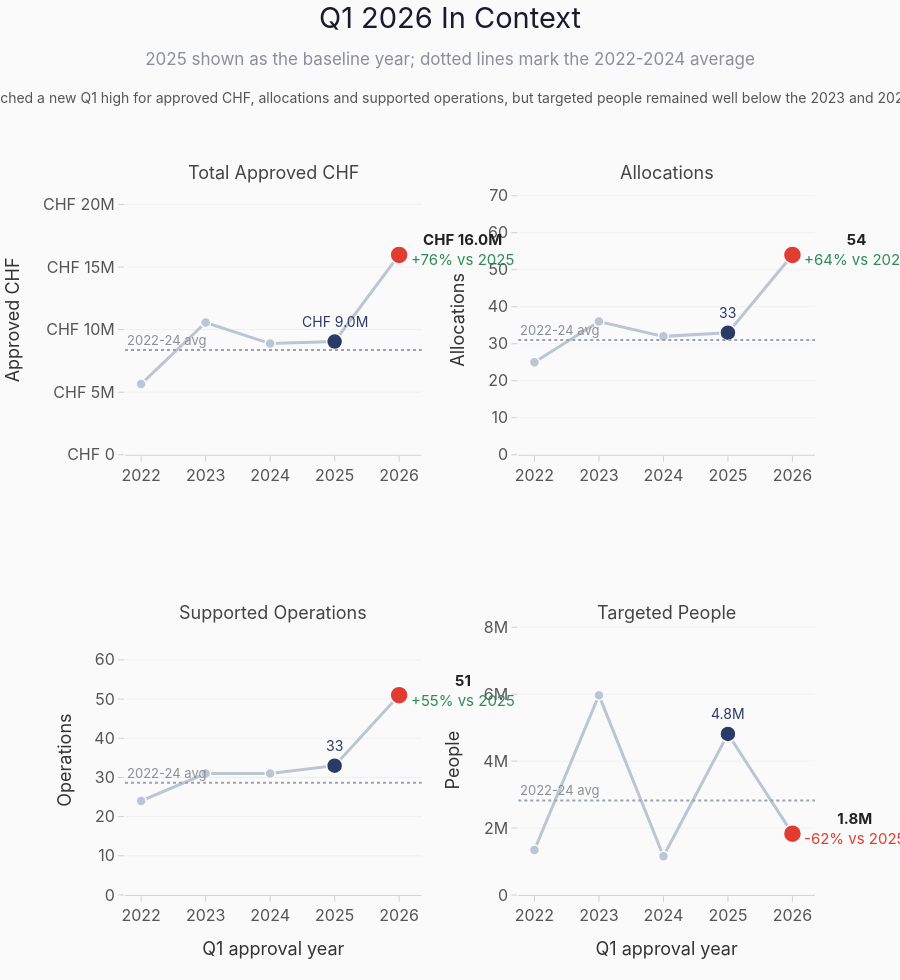

Notebook source saved alongside this figure:
### Markdown cell above
## Slide 3

This slide now uses historical context small multiples. Each panel shows the 2022 to 2026 Q1 series, keeps 2025 as the immediate baseline, and highlights 2026 so the audience can see whether the latest value is a continuation or a step change.

### Code cell
# ── Slide 3: Q1 2026 in context — historical small multiples ─────────────────
slide3_yearly = (
    q1_history[q1_history['approval_year'].between(2022, 2026)]
    .groupby('approval_year')
    .agg(
        total_approved_chf=('total_approved_chf', 'sum'),
        allocations=('appeal_id', 'count'),
        supported_operations=('appeal_id', 'nunique'),
        targeted_people=('targeted_people', lambda values: values.sum(min_count=1)),
    )
    .reset_index()
)

slide3_specs = [
    {'column': 'total_approved_chf', 'label': 'Total Approved CHF', 'formatter': 'chf', 'axis_title': 'Approved CHF'},
    {'column': 'allocations', 'label': 'Allocations', 'formatter': 'count', 'axis_title': 'Allocations'},
    {'column': 'supported_operations', 'label': 'Supported Operations', 'formatter': 'count', 'axis_title': 'Operations'},
    {'column': 'targeted_people', 'label': 'Targeted People', 'formatter': 'people', 'axis_title': 'People'},
]


def slide3_metric_text(value, formatter):
    if formatter == 'chf':
        return human_chf(value)
    return human_number(value)


fig = make_subplots(
    rows=2,
    cols=2,
    subplot_titles=[spec['label'] for spec in slide3_specs],
    horizontal_spacing=0.14,
    vertical_spacing=0.24,
)

for index, spec in enumerate(slide3_specs, start=1):
    row = 1 if index <= 2 else 2
    col = 1 if index in [1, 3] else 2

    series = slide3_yearly[['approval_year', spec['column']]].copy()
    avg_2022_2024 = series.loc[series['approval_year'].between(2022, 2024), spec['column']].mean()
    value_2025 = float(series.loc[series['approval_year'].eq(2025), spec['column']].iloc[0])
    value_2026 = float(series.loc[series['approval_year'].eq(2026), spec['column']].iloc[0])
    delta_pct = np.nan if value_2025 == 0 else (value_2026 - value_2025) / value_2025
    delta_text = 'n/a' if np.isnan(delta_pct) else f'{delta_pct:+.0%} vs 2025'
    delta_color = '#2e8b57' if (not np.isnan(delta_pct) and delta_pct >= 0) else IFRC_RED

    fig.add_trace(
        go.Scatter(
            x=series['approval_year'],
            y=series[spec['column']],
            mode='lines+markers',
            line={'color': '#BCC5D3', 'width': 3},
            marker={
                'size': 10,
                'color': '#BCC5D3',
                'line': {'color': FLR_PAPER, 'width': 1.5},
            },
            showlegend=False,
            hoverinfo='skip',
        ),
        row=row,
        col=col,
    )

    fig.add_trace(
        go.Scatter(
            x=[2025],
            y=[value_2025],
            mode='markers',
            marker={'size': 16, 'color': NAVY, 'line': {'color': FLR_PAPER, 'width': 1.5}},
            showlegend=False,
            hoverinfo='skip',
        ),
        row=row,
        col=col,
    )

    fig.add_trace(
        go.Scatter(
            x=[2026],
            y=[value_2026],
            mode='markers',
            marker={'size': 18, 'color': IFRC_RED, 'line': {'color': FLR_PAPER, 'width': 1.5}},
            showlegend=False,
            hoverinfo='skip',
        ),
        row=row,
        col=col,
    )

    fig.add_hline(
        y=avg_2022_2024,
        line_dash='dot',
        line_color='#9AA3B2',
        line_width=2,
        annotation_text='2022-24 avg',
        annotation_position='top left',
        annotation_font={'size': 13, 'color': FLR_MUTED, 'family': FLR_FONT},
        row=row,
        col=col,
    )

    fig.add_annotation(
        x=2025,
        y=value_2025,
        text=slide3_metric_text(value_2025, spec['formatter']),
        showarrow=False,
        yshift=20,
        font={'size': 14, 'color': NAVY, 'family': FLR_FONT},
        row=row,
        col=col,
    )

    fig.add_annotation(
        x=2026,
        y=value_2026,
        text=(
            f'<b>{slide3_metric_text(value_2026, spec["formatter"])}</b><br>'
            f'<span style="color:{delta_color};">{delta_text}</span>'
        ),
        showarrow=False,
        xanchor='left',
        xshift=10,
        yshift=5,
        font={'size': 15, 'color': INK, 'family': FLR_FONT},
        row=row,
        col=col,
    )

    axis_overrides = {}
    if spec['formatter'] == 'chf':
        axis_overrides = {'tickformat': '~s', 'tickprefix': 'CHF '}
    elif spec['formatter'] == 'people':
        axis_overrides = {'tickformat': '~s'}
    else:
        axis_overrides = {'tickformat': ',d'}

    fig.update_xaxes(
        **flr_xaxis('Q1 approval year' if row == 2 else ''),
        tickmode='array',
        tickvals=[2022, 2023, 2024, 2025, 2026],
        range=[2021.75, 2026.35],
        row=row,
        col=col,
    )
    fig.update_yaxes(
        **flr_yaxis(spec['axis_title'], range=[0, series[spec['column']].max() * 1.35], **axis_overrides),
        row=row,
        col=col,
    )

for annotation in fig.layout.annotations:
    if annotation.text in [spec['label'] for spec in slide3_specs]:
        annotation.update(font={'size': 18, 'color': '#444', 'family': FLR_FONT})

fig.update_layout(
    **flr_layout(
        'Q1 2026 In Context',
        subtitle='2025 shown as the baseline year; dotted lines mark the 2022-2024 average',
        height=980,
        margin_l=85,
        margin_r=85,
        margin_t=185,
        margin_b=85,
    ),
)

# Append insight as a 3rd title line — sits below subtitle, above the charts
fig.layout.title.text += (
    f'<br><span style="font-size:14px;color:#555;">'
    '2026 reached a new Q1 high for approved CHF, allocations and supported operations, '
    'but targeted people remained well below the 2023 and 2025 peaks.</span>'
)

save_figure(fig, 'slide_03_q1_comparison_panels', width=1400, height=980)
fig

### Figure 1 — Plotly figure (JSON) as saved in the notebook; plotly's stock layout.template omitted (floating-point values rounded to 4 significant figures)
{"data": [{"hoverinfo": "skip", "line": {"color": "#BCC5D3", "width": 3}, "marker": {"color": "#BCC5D3", "line": {"color": "#fafafa", "width": 1.5}, "size": 10}, "mode": "lines+markers", "showlegend": false, "type": "scatter", "x": [2022, 2023, 2024, 2025, 2026], "xaxis": "x", "y": [5646330, 10566140, 8883256, 9047619, 15962603], "yaxis": "y"}, {"hoverinfo": "skip", "marker": {"color": "#2B3A67", "line": {"color": "#fafafa", "width": 1.5}, "size": 16}, "mode": "markers", "showlegend": false, "type": "scatter", "x": [2025], "xaxis": "x", "y": [9047619], "yaxis": "y"}, {"hoverinfo": "skip", "marker": {"color": "#E03C31", "line": {"color": "#fafafa", "width": 1.5}, "size": 18}, "mode": "markers", "showlegend": false, "type": "scatter", "x": [2026], "xaxis": "x", "y": [15962603], "yaxis": "y"}, {"hoverinfo": "skip", "line": {"color": "#BCC5D3", "width": 3}, "marker": {"color": "#BCC5D3", "line": {"color": "#fafafa", "width": 1.5}, "size": 10}, "mode": "lines+markers", "showlegend": false, "type": "scatter", "x": [2022, 2023, 2024, 2025, 2026], "xaxis": "x2", "y": [25, 36, 32, 33, 54], "yaxis": "y2"}, {"hoverinfo": "skip", "marker": {"color": "#2B3A67", "line": {"color": "#fafafa", "width": 1.5}, "size": 16}, "mode": "markers", "showlegend": false, "type": "scatter", "x": [2025], "xaxis": "x2", "y": [33], "yaxis": "y2"}, {"hoverinfo": "skip", "marker": {"color": "#E03C31", "line": {"color": "#fafafa", "width": 1.5}, "size": 18}, "mode": "markers", "showlegend": false, "type": "scatter", "x": [2026], "xaxis": "x2", "y": [54], "yaxis": "y2"}, {"hoverinfo": "skip", "line": {"color": "#BCC5D3", "width": 3}, "marker": {"color": "#BCC5D3", "line": {"color": "#fafafa", "width": 1.5}, "size": 10}, "mode": "lines+markers", "showlegend": false, "type": "scatter", "x": [2022, 2023, 2024, 2025, 2026], "xaxis": "x3", "y": [24, 31, 31, 33, 51], "yaxis": "y3"}, {"hoverinfo": "skip", "marker": {"color": "#2B3A67", "line": {"color": "#fafafa", "width": 1.5}, "size": 16}, "mode": "markers", "showlegend": false, "type": "scatter", "x": [2025], "xaxis": "x3", "y": [33], "yaxis": "y3"}, {"hoverinfo": "skip", "marker": {"color": "#E03C31", "line": {"color": "#fafafa", "width": 1.5}, "size": 18}, "mode": "markers", "showlegend": false, "type": "scatter", "x": [2026], "xaxis": "x3", "y": [51], "yaxis": "y3"}, {"hoverinfo": "skip", "line": {"color": "#BCC5D3", "width": 3}, "marker": {"color": "#BCC5D3", "line": {"color": "#fafafa", "width": 1.5}, "size": 10}, "mode": "lines+markers", "showlegend": false, "type": "scatter", "x": [2022, 2023, 2024, 2025, 2026], "xaxis": "x4", "y": [1344000.0, 5970000.0, 1157000.0, 4810000.0, 1833000.0], "yaxis": "y4"}, {"hoverinfo": "skip", "marker": {"color": "#2B3A67", "line": {"color": "#fafafa", "width": 1.5}, "size": 16}, "mode": "markers", "showlegend": false, "type": "scatter", "x": [2025], "xaxis": "x4", "y": [4810331], "yaxis": "y4"}, {"hoverinfo": "skip", "marker": {"color": "#E03C31", "line": {"color": "#fafafa", "width": 1.5}, "size": 18}, "mode": "markers", "showlegend": false, "type": "scatter", "x": [2026], "xaxis": "x4", "y": [1833048], "yaxis": "y4"}], "layout": {"annotations": [{"font": {"color": "#444", "family": "Inter, Segoe UI, Helvetica Neue, Arial, sans-serif", "size": 18}, "showarrow": false, "text": "Total Approved CHF", "x": 0.215, "xanchor": "center", "xref": "paper", "y": 1, "yanchor": "bottom", "yref": "paper"}, {"font": {"color": "#444", "family": "Inter, Segoe UI, Helvetica Neue, Arial, sans-serif", "size": 18}, "showarrow": false, "text": "Allocations", "x": 0.785, "xanchor": "center", "xref": "paper", "y": 1, "yanchor": "bottom", "yref": "paper"}, {"font": {"color": "#444", "family": "Inter, Segoe UI, Helvetica Neue, Arial, sans-serif", "size": 18}, "showarrow": false, "text": "Supported Operations", "x": 0.215, "xanchor": "center", "xref": "paper", "y": 0.38, "yanchor": "bottom", "yref": "paper"}, {"font": {"color": "#444", "family": "Inter, Segoe UI, Helvetica Neue, Arial, sans-serif", "size": 18}, "showarrow": false, "text": "Targeted People", "x": 0.785, "xanchor": "center", "xref": "paper", "y": 0.38, "yanchor": "bottom", "yref": "paper"}, {"font": {"color": "#8a8f98", "family": "Inter, Segoe UI, Helvetica Neue, Arial, sans-serif", "size": 13}, "showarrow": false, "text": "2022-24 avg", "x": 0, "xanchor": "left", "xref": "x domain", "y": 8365242, "yanchor": "bottom", "yref": "y"}, {"font": {"color": "#2B3A67", "family": "Inter, Segoe UI, Helvetica Neue, Arial, sans-serif", "size": 14}, "showarrow": false, "text": "CHF 9.0M", "x": 2025, "xref": "x", "y": 9047619, "yref": "y", "yshift": 20}, {"font": {"color": "#222222", "family": "Inter, Segoe UI, Helvetica Neue, Arial, sans-serif", "size": 15}, "showarrow": false, "text": "<b>CHF 16.0M</b><br><span style=\"color:#2e8b57;\">+76% vs 2025</span>", "x": 2026, "xanchor": "left", "xref": "x", "xshift": 10, "y": 15962603, "yref": "y", "yshift": 5}, {"font": {"color": "#8a8f98", "family": "Inter, Segoe UI, Helvetica Neue, Arial, sans-serif", "size": 13}, "showarrow": false, "text": "2022-24 avg", "x": 0, "xanchor": "left", "xref": "x2 domain", "y": 31, "yanchor": "bottom", "yref": "y2"}, {"font": {"color": "#2B3A67", "family": "Inter, Segoe UI, Helvetica Neue, Arial, sans-serif", "size": 14}, "showarrow": false, "text": "33", "x": 2025, "xref": "x2", "y": 33, "yref": "y2", "yshift": 20}, {"font": {"color": "#222222", "family": "Inter, Segoe UI, Helvetica Neue, Arial, sans-serif", "size": 15}, "showarrow": false, "text": "<b>54</b><br><span style=\"color:#2e8b57;\">+64% vs 2025</span>", "x": 2026, "xanchor": "left", "xref": "x2", "xshift": 10, "y": 54, "yref": "y2", "yshift": 5}, {"font": {"color": "#8a8f98", "family": "Inter, Segoe UI, Helvetica Neue, Arial, sans-serif", "size": 13}, "showarrow": false, "text": "2022-24 avg", "x": 0, "xanchor": "left", "xref": "x3 domain", "y": 28.67, "yanchor": "bottom", "yref": "y3"}, {"font": {"color": "#2B3A67", "family": "Inter, Segoe UI, Helvetica Neue, Arial, sans-serif", "size": 14}, "showarrow": false, "text": "33", "x": 2025, "xref": "x3", "y": 33, "yref": "y3", "yshift": 20}, {"font": {"color": "#222222", "family": "Inter, Segoe UI, Helvetica Neue, Arial, sans-serif", "size": 15}, "showarrow": false, "text": "<b>51</b><br><span style=\"color:#2e8b57;\">+55% vs 2025</span>", "x": 2026, "xanchor": "left", "xref": "x3", "xshift": 10, "y": 51, "yref": "y3", "yshift": 5}, {"font": {"color": "#8a8f98", "family": "Inter, Segoe UI, Helvetica Neue, Arial, sans-serif", "size": 13}, "showarrow": false, "text": "2022-24 avg", "x": 0, "xanchor": "left", "xref": "x4 domain", "y": 2823000.0, "yanchor": "bottom", "yref": "y4"}, {"font": {"color": "#2B3A67", "family": "Inter, Segoe UI, Helvetica Neue, Arial, sans-serif", "size": 14}, "showarrow": false, "text": "4.8M", "x": 2025, "xref": "x4", "y": 4810331, "yref": "y4", "yshift": 20}, {"font": {"color": "#222222", "family": "Inter, Segoe UI, Helvetica Neue, Arial, sans-serif", "size": 15}, "showarrow": false, "text": "<b>1.8M</b><br><span style=\"color:#E03C31;\">-62% vs 2025</span>", "x": 2026, "xanchor": "left", "xref": "x4", "xshift": 10, "y": 1833048, "yref": "y4", "yshift": 5}], "font": {"color": "#444444", "family": "Inter, Segoe UI, Helvetica Neue, Arial, sans-serif", "size": 15}, "height": 980, "hoverlabel": {"bgcolor": "white", "bordercolor": "#ddd", "font": {"family": "Inter, Segoe UI, Helvetica Neue, Arial, sans-serif", "size": 13}}, "margin": {"b": 85, "l": 85, "r": 85, "t": 185}, "paper_bgcolor": "#fafafa", "plot_bgcolor": "#fafafa", "shapes": [{"line": {"color": "#9AA3B2", "dash": "dot", "width": 2}, "type": "line", "x0": 0, "x1": 1, "xref": "x domain", "y0": 8365242, "y1": 8365242, "yref": "y"}, {"line": {"color": "#9AA3B2", "dash": "dot", "width": 2}, "type": "line", "x0": 0, "x1": 1, "xref": "x2 domain", "y0": 31, "y1": 31, "yref": "y2"}, {"line": {"color": "#9AA3B2", "dash": "dot", "width": 2}, "type": "line", "x0": 0, "x1": 1, "xref": "x3 domain", "y0": 28.67, "y1": 28.67, "yref": "y3"}, {"line": {"color": "#9AA3B2", "dash": "dot", "width": 2}, "type": "line", "x0": 0, "x1": 1, "xref": "x4 domain", "y0": 2823000.0, "y1": 2823000.0, "yref": "y4"}], "title": {"font": {"color": "#1a1a2e", "family": "Inter, Segoe UI Semibold, Inter, Segoe UI, Helvetica Neue, Arial, sans-serif", "size": 29}, "pad": {"b": 26, "t": 8}, "text": "Q1 2026 In Context<br><span style=\"font-size:17px;color:#8a8f98;\">2025 shown as the baseline year; dotted lines mark the 2022-2024 average</span><br><span style=\"font-size:14px;color:#555;\">2026 reached a new Q1 high for approved CHF, allocations and supported operations, but targeted people remained well below the 2023 and 2025 peaks.</span>", "x": 0.5, "xanchor": "center", "y": 0.98, "yanchor": "top"}, "xaxis": {"anchor": "y", "automargin": true, "domain": [0, 0.43], "linecolor": "#d0d0d0", "linewidth": 0.9, "range": [2022.0, 2026.0], "showgrid": false, "showline": true, "tickcolor": "#d0d0d0", "tickfont": {"color": "#555555", "family": "Inter, Segoe UI, Helvetica Neue, Arial, sans-serif", "size": 16}, "ticklen": 6, "tickmode": "array", "ticks": "outside", "tickvals": [2022, 2023, 2024, 2025, 2026], "tickwidth": 1, "title": {"font": {"color": "#333333", "family": "Inter, Segoe UI, Helvetica Neue, Arial, sans-serif", "size": 18}, "standoff": 18, "text": ""}, "zeroline": false}, "xaxis2": {"anchor": "y2", "automargin": true, "domain": [0.57, 1], "linecolor": "#d0d0d0", "linewidth": 0.9, "range": [2022.0, 2026.0], "showgrid": false, "showline": true, "tickcolor": "#d0d0d0", "tickfont": {"color": "#555555", "family": "Inter, Segoe UI, Helvetica Neue, Arial, sans-serif", "size": 16}, "ticklen": 6, "tickmode": "array", "ticks": "outside", "tickvals": [2022, 2023, 2024, 2025, 2026], "tickwidth": 1, "title": {"font": {"color": "#333333", "family": "Inter, Segoe UI, Helvetica Neue, Arial, sans-serif", "size": 18}, "standoff": 18, "text": ""}, "zeroline": false}, "xaxis3": {"anchor": "y3", "automargin": true, "domain": [0, 0.43], "linecolor": "#d0d0d0", "linewidth": 0.9, "range": [2022.0, 2026.0], "showgrid": false, "showline": true, "tickcolor": "#d0d0d0", "tickfont": {"color": "#555555", "family": "Inter, Segoe UI, Helvetica Neue, Arial, sans-serif", "size": 16}, "ticklen": 6, "tickmode": "array", "ticks": "outside", "tickvals": [2022, 2023, 2024, 2025, 2026], "tickwidth": 1, "title": {"font": {"color": "#333333", "family": "Inter, Segoe UI, Helvetica Neue, Arial, sans-serif", "size": 18}, "standoff": 18, "text": "Q1 approval year"}, "zeroline": false}, "xaxis4": {"anchor": "y4", "automargin": true, "domain": [0.57, 1], "linecolor": "#d0d0d0", "linewidth": 0.9, "range": [2022.0, 2026.0], "showgrid": false, "showline": true, "tickcolor": "#d0d0d0", "tickfont": {"color": "#555555", "family": "Inter, Segoe UI, Helvetica Neue, Arial, sans-serif", "size": 16}, "ticklen": 6, "tickmode": "array", "ticks": "outside", "tickvals": [2022, 2023, 2024, 2025, 2026], "tickwidth": 1, "title": {"font": {"color": "#333333", "family": "Inter, Segoe UI, Helvetica Neue, Arial, sans-serif", "size": 18}, "standoff": 18, "text": "Q1 approval year"}, "zeroline": false}, "yaxis": {"anchor": "x", "automargin": true, "domain": [0.62, 1], "gridcolor": "#e8e8e8", "gridwidth": 0.6, "range": [0, 21550000.0], "showgrid": true, "showline": false, "tickcolor": "#d0d0d0", "tickfont": {"color": "#555555", "family": "Inter, Segoe UI, Helvetica Neue, Arial, sans-serif", "size": 16}, "tickformat": "~s", "ticklen": 6, "tickprefix": "CHF ", "ticks": "outside", "tickwidth": 1, "title": {"font": {"color": "#333333", "family": "Inter, Segoe UI, Helvetica Neue, Arial, sans-serif", "size": 18}, "standoff": 18, "text": "Approved CHF"}, "zeroline": false}, "yaxis2": {"anchor": "x2", "automargin": true, "domain": [0.62, 1], "gridcolor": "#e8e8e8", "gridwidth": 0.6, "range": [0, 72.9], "showgrid": true, "showline": false, "tickcolor": "#d0d0d0", "tickfont": {"color": "#555555", "family": "Inter, Segoe UI, Helvetica Neue, Arial, sans-serif", "size": 16}, "tickformat": ",d", "ticklen": 6, "ticks": "outside", "tickwidth": 1, "title": {"font": {"color": "#333333", "family": "Inter, Segoe UI, Helvetica Neue, Arial, sans-serif", "size": 18}, "standoff": 18, "text": "Allocations"}, "zeroline": false}, "yaxis3": {"anchor": "x3", "automargin": true, "domain": [0, 0.38], "gridcolor": "#e8e8e8", "gridwidth": 0.6, "range": [0, 68.85], "showgrid": true, "showline": false, "tickcolor": "#d0d0d0", "tickfont": {"color": "#555555", "family": "Inter, Segoe UI, Helvetica Neue, Arial, sans-serif", "size": 16}, "tickformat": ",d", "ticklen": 6, "ticks": "outside", "tickwidth": 1, "title": {"font": {"color": "#333333", "family": "Inter, Segoe UI, Helvetica Neue, Arial, sans-serif", "size": 18}, "standoff": 18, "text": "Operations"}, "zeroline": false}, "yaxis4": {"anchor": "x4", "automargin": true, "domain": [0, 0.38], "gridcolor": "#e8e8e8", "gridwidth": 0.6, "range": [0, 8059000.0], "showgrid": true, "showline": false, "tickcolor": "#d0d0d0", "tickfont": {"color": "#555555", "family": "Inter, Segoe UI, Helvetica Neue, Arial, sans-serif", "size": 16}, "tickformat": "~s", "ticklen": 6, "ticks": "outside", "tickwidth": 1, "title": {"font": {"color": "#333333", "family": "Inter, Segoe UI, Helvetica Neue, Arial, sans-serif", "size": 18}, "standoff": 18, "text": "People"}, "zeroline": false}}}
